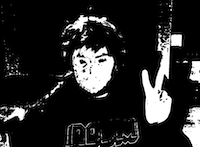
#> input picture Assignment A2/2.png, 200 x 147 px, given in place of one_color.jpg, which was not available
$ jupyter execute --allow-errors programmingA2.ipynb
#> lines starting #> are read from the running program, lines starting #| are printed output that depends on the picture; after the words box and inside, x2 and y2 are one past the last pixel; in counts of white or black regions, pixels touching at a corner belong together; pictures that were not available may be replaced by others from this repository, and a replacement may not be noted
[cell 1]
import numpy as np
import cv2

# Team Members: Skyler Gauuan, Isabella Rocha, Benjamin Reichelt


# size of images 330 x 450
one_color = cv2.imread("./one_color.jpg")
#> one_color is the input picture: shape (147, 200, 3); mean B, G, R 40.2, 39.5, 40.2
two_color = cv2.imread("./two_color.jpg")
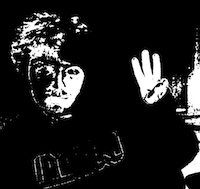
#> input picture Assignment A2/3.png, 200 x 189 px, given in place of two_color.jpg, which was not available
#> two_color is the input picture: shape (189, 200, 3); mean B, G, R 31.6, 30.8, 31.6
three_color = cv2.imread("./three_color.jpg")
four_color = cv2.imread("./four_color.jpg")

color_array = [one_color, two_color, three_color, four_color]
template_array = []

[cell 2]
def binaryConversion(color_array):
    binary_array = []
    for color in color_array:
        grayImage = cv2.cvtColor(color, cv2.COLOR_BGR2GRAY)
        (thresh, binaryImage) = cv2.threshold(grayImage, 127, 255, cv2.THRESH_BINARY)
        binary_array.append(binaryImage)
#> this loop made 4 passes
#> color on pass 4: None
#> pass 1, in binaryConversion, `(thresh, binaryImage) = cv2.threshold(grayImage, 127, 255, cv2.THRESH_..`:
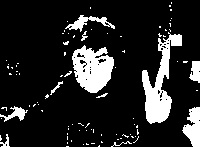
#> binaryImage: shape (147, 200); 14.8% white; 91 white regions (80 under 20 px), largest, box (x1, y1, x2, y2) and area: (142, 32, 182, 124) 1466, (72, 45, 114, 93) 1328, (182, 107, 200, 147) 460
#> pass 2, in binaryConversion, `(thresh, binaryImage) = cv2.threshold(grayImage, 127, 255, cv2.THRESH_..`:
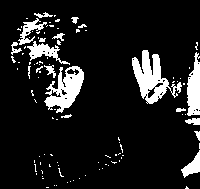
#> binaryImage: shape (189, 200); 11.7% white; 103 white regions (85 under 20 px), largest, box (x1, y1, x2, y2) and area: (132, 50, 182, 104) 1160, (44, 66, 84, 113) 963, (187, 52, 200, 116) 604
#> after the loop, binary_array = 3 items
    return binary_array


# [67 lines left out: functions contourCleanup, my_skin_detect, templateMatching, not called in this run]
